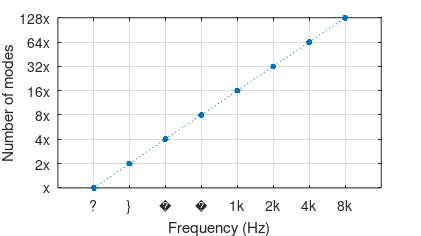

Write MATLAB code to recreate this figure. (Note: this script raises an error after producing the figure.)
%% Modal Filter Reverb
%  ELEC-E5630 - Acoustics and Audio Technology Seminar
%  Juri Lukkarila
%  2016

close all; clearvars; clc

%% Modal Filter Reverb: number of modes

rng(0,'twister');                               % random seed
fs = 44100;                                     % sample rate
len = 3;                                        % length of input (s)
modes = [125 250 500 1000 2000 4000];           % number of modes

% octave band
modes_per_octave = [1 2 4 8 16 32 64 128];
f_oct = [63 125 250 500 1000 2000 4000 8000];   % middle freqs
f1 = floor(f_oct./sqrt(2));                     % lower freq limit
f2 = floor(sqrt(2).*f_oct);                     % upper freq limit

% plot modes per octave
figure(); loglog(f_oct, modes_per_octave, '.:', 'MarkerSize',14); 
axis([31.5 16000 1 128]); grid on;
xlabel('Frequency (Hz)'); ylabel('Number of modes')
set(gca,'XTick',[63 125 250 500 1000 2000 4000 8000])
set(gca,'XTickLabel',{63 125 250 500 '1k' '2k' '4k' '8k'})
set(gca,'YTick',[1 2 4 8 16 32 64 128])
set(gca,'YTickLabel',{'x' '2x' '4x' '8x' '16x' '32x' '64x' '128x'})
set(gca,'XMinorTick', 'off','YMinorTick','off','MinorGridLineStyle','none'); 
set(gcf,'PaperUnits','centimeters','PaperPosition',[0 0 10.7 6],...
        'PaperSize',[10.2 5.9])
print(gcf,'MFR_modes_octave', '-dpdf', '-painters');

%% Loop through different number of modes
for l = 1:6

% number of modes
M = modes(l);

% scale number of modes per octave
if l == 1
    modes_per_octave = [1 1 2 4 8 16 32 64];
elseif l == 2
    modes_per_octave = [1 2 4 8 16 32 64 128];
elseif l >= 3
    modes_per_octave = modes_per_octave.*2;   
end

fprintf('Modes = %d, dist. %d %d %d %d %d %d %d %d, sum = %d\n',...
    M, modes_per_octave, sum(modes_per_octave))

% random frequencies inside each octave band
f = zeros(1,M);
index = 1;
for i = 1:8
    for k = index:(index + modes_per_octave(i)-1)
        if k > M
            break
        end
        f(k) =  (f2(i)-f1(i)).*rand + f1(i); % freq. betweeen band limits
    end
    index = k + 1;
end

% frequency vector
f = sort(round(f,1));
w = 2*pi.*f./fs;

% plot modal spacing
figure(); stem(f, ones(1,length(f)),'Marker','None', 'LineWidth',0.05);
axis([40 16000 0 1.1]);
xlabel('Frequency (Hz)'); ylabel('Mode')
set(gca,'XScale','log','YTick', [])
set(gca,'XTick',[63 125 250 500 1000 2000 4000 8000])
set(gca,'XTickLabel',{63 125 250 500 '1k' '2k' '4k' '8k'})
set(gca,'XMinorTick', 'off','YMinorTick','off','MinorGridLineStyle','none'); 
set(gcf,'PaperUnits','centimeters','PaperPosition',[0 0 10.7 6],...
        'PaperSize',[10.2 5.9])
print(gcf,strcat('MFR_modal_spacing_', int2str(M)), '-dpdf', '-painters'); 

%% RT

r1 = 3;     % reverberation time, lowest freq (s) 

r_begin = [3 6 12 14 18 22];
smooth_factor = [0.2 0.2 0.1 0.05 0.04 0.02]; 

% RT curve with some ramdomness
t = linspace(0,2,M);        % time vector for exponential function.
RT = r1.*(0.1.*rand(1,M) + 0.9).*exp(-2*t);
RT(1:r_begin(l)) = r1;              % force first values to chosen number
RT = smooth(RT,smooth_factor(l),'loess');

% plot
figure(); semilogx(f,RT); grid on;
xlabel('Frequency (Hz)'); ylabel('RT60 (s)');
axis([31.5 16000 0 1.1*r1]);
set(gca,'XTick',[63 125 250 500 1000 2000 4000 8000])
set(gca,'XTickLabel',{63 125 250 500 '1k' '2k' '4k' '8k'})
set(gca,'XMinorTick', 'off','YMinorTick','off','MinorGridLineStyle','none'); 
set(gcf,'PaperUnits','centimeters','PaperPosition',[0 0 10.7 6],...
        'PaperSize',[10.2 5.9])
print(gcf,strcat('MFR_RT60_', int2str(M)), '-dpdf', '-painters'); 

%% mode damping
a = log(1000)./(RT.*fs);

low = round(M/25);
high = M - low;

% mode gain
gp_low = 0.3.*rand(1,low)+0.7;                              % 0.3 - 1
gp_high = 0.89.*rand(1,high)+0.01;                          % 0.01 - 0.9
gp = horzcat(gp_low, gp_high).*nthroot(logspace(0,-1,M),2);

figure(); stem(f,gp,'Marker','None', 'LineWidth',0.05); 
ylabel('mode gain'); xlabel('Frequency (Hz)'); axis([31.5 16000 0 1]);
set(gca,'XTick',[63 125 250 500 1000 2000 4000 8000], 'XScale','log')
set(gca,'XTickLabel',{63 125 250 500 '1k' '2k' '4k' '8k'})
set(gca,'XMinorTick', 'off'); 
set(gcf,'PaperUnits','centimeters','PaperPosition',[0 0 10.7 6],...
        'PaperSize',[10.2 5.9])
print(gcf,strcat('MFR_gain_', int2str(M)), '-dpdf', '-painters'); 

% random phases 0...2pi
phase = (2*pi).*rand(1,M);

% complex mode gain
g = gp.*exp(1i.*phase);

%% impulse response
x = zeros(1,len*fs);          
x(1) = 1;

N = length(x);              % samples
ts = 1/fs;                  % sample time 
xt = 0:ts:(N-1)*ts;         % time vector

ym = zeros(1,M);            % current values
y = zeros(1,N);             % output

% first value, ym(t-1) = 0
for m = 1:M
    ym(m) = g(m).*x(1);
end

y(1) = sum(ym);

% filter loop
for t = 2:N
    ym_prev = ym;       % store previous value
    for m = 1:M
        ym(m) = g(m).*x(t) + exp(1i*w(m)-a(m))*ym_prev(m);
    end
    y(t) = sum(ym);     % store output
end

%% export audio
miny = min(real(y));
maxy = max(real(y));
if abs(miny) >= maxy
    impulse = real(y)./abs(miny);
else
    impulse = real(y)./abs(maxy);
end
%soundsc(impulse,fs)
audiowrite(strcat('MFR_impulse_', int2str(M),'.wav'), impulse, fs); 

%% Impulse Response plot

figure(); plot(xt, impulse); grid on; axis auto; xlim([0 2]);
xlabel('Time (s)'); ylabel('Amplitude');
set(gcf,'PaperUnits','centimeters','PaperPosition',[0 0 10.7 6],...
        'PaperSize',[10.2 5.9])
print(gcf,strcat('MFR_imp_', int2str(M)), '-dpdf', '-painters'); 

% log squared
y_abs = impulse.^2;
y_norm = y_abs./max(y_abs);
ylog = 10*log10(y_norm);

figure(); plot(xt, ylog); grid on; ylim([-100 0])
xlabel('Time (s)'); ylabel('Amplitude (dB)');
set(gcf,'PaperUnits','centimeters','PaperPosition',[0 0 10.7 6],...
        'PaperSize',[10.2 5.9])
print(gcf,strcat('MFR_imp_log_', int2str(M)), '-dpdf', '-painters'); 

%% spectrogram
window = round(N/100);      % divide to approx. 100 windows
if mod(window, 2) ~= 0      % if odd
    window = window + 1;    
end
overlap = window/2;
nfft = N;
figure();
spectrogram(y,window,overlap,nfft,fs,'yaxis','MinThreshold', -100, 'power'); 
set(gca,'YScale','log'); axis([0 len 0.03 16]); ylabel('Frequency (Hz)');
set(gca,'YTick',[0.035 0.063 0.125 0.25 0.5 1 2 4 8 16]); xlabel('Time (s)');
set(gca,'YTickLabel',{31.5 63 125 250 500 '1k' '2k' '4k' '8k' '16k'})
% change colorbar size and location
c = colorbar; ax = gca; axpos = ax.Position; cpos = c.Position;
cpos(3) = 0.5*cpos(3); c.Position = cpos; ax.Position = axpos;
c.Label.String = 'Power (dB)';
set(gcf,'PaperUnits','centimeters','PaperPosition',[-0.4 0 18 9.9],...
        'PaperSize',[16.4 9.6])
print(gcf,strcat('MFR_spectrogram_', int2str(M)), '-dpdf', '-r300'); 
%% 3D
% view([100 50]); colorbar('off');
% set(gcf,'PaperUnits','centimeters','PaperPosition',[-1.2 0 21.4 12],...
%         'PaperSize',[19.4 11.6])
% print(gcf,strcat('MFR_spectrogram_3D_', int2str(M)), '-dpdf', '-r300'); 

%% Vocal sample

[vocal, fs] = audioread('vocal2.wav');

N = length(vocal);

ym = zeros(1,M);
y = zeros(1,N);

% first value, ym(t-1) = 0
for m = 1:M
    ym(m) = g(m).*vocal(1);
end

y(1) = sum(ym);

% filter loop
for t = 2:N
    ym_prev = ym;
    for m = 1:M
        ym(m) = g(m).*vocal(t) + exp(1i*w(m)-a(m))*ym_prev(m);
    end
    y(t) = sum(ym);  
end

%% Export audio
miny = min(real(y));
maxy = max(real(y));
if abs(miny) >= maxy
    reverb = real(y)./abs(miny);
else
    reverb = real(y)./abs(maxy);
end
%soundsc(reverb,fs)
audiowrite(strcat('MFR_vocal_reverb_', int2str(M),'.wav'), reverb', fs); 

%% mixed with dry signal
mix = (0.7.*vocal)' + 0.3.*reverb;
%soundsc(real(vocal_mix),fs)
audiowrite(strcat('MFR_vocal_mix_', int2str(M),'.wav'), mix, fs); 

%% Drum beat sample

[beat, fs] = audioread('beat.wav');

N = length(beat);

ym = zeros(1,M);
y = zeros(1,N);

% first value, ym(t-1) = 0
for m = 1:M
    ym(m) = g(m).*beat(1);
end

y(1) = sum(ym);

% filter loop
for t = 2:N
    ym_prev = ym;
    for m = 1:M
        ym(m) = g(m).*beat(t) + exp(1i*w(m)-a(m))*ym_prev(m);
    end
    y(t) = sum(ym);  
end

%% Export audio
miny = min(real(y));
maxy = max(real(y));
if abs(miny) >= maxy
    reverb = real(y)./abs(miny);
else
    reverb = real(y)./abs(maxy);
end
%soundsc(reverb,fs)
audiowrite(strcat('MFR_beat_reverb_', int2str(M),'.wav'), reverb, fs); 

%% mixed with dry signal
mix = (0.7.*beat)' + 0.3.*reverb;
%soundsc(real(vocal_mix),fs)
audiowrite(strcat('MFR_beat_mix_', int2str(M),'.wav'), mix, fs); 

end

close all;